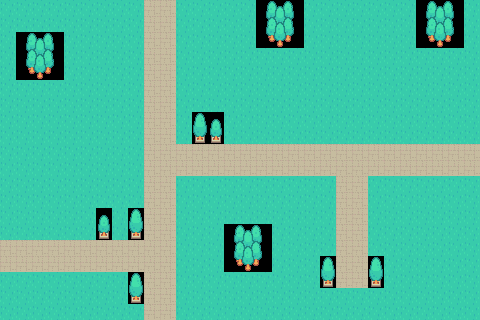

Below is a game level as drawn by its tile map, then a one-line description and the .tmx file that defines it, in full:
An orthogonal 30x20 tile map with 16x16 px tiles, 2 tile layers (ground, trees).

<map version="1.9" tiledversion="1.9.2" orientation="orthogonal" renderorder="right-down" width="30" height="20" tilewidth="16" tileheight="16" infinite="0" nextlayerid="3" nextobjectid="1">
 <tileset firstgid="1" name="test-tileset" tilewidth="16" tileheight="16" tilecount="54" columns="9">
  <image source="tileset.png" trans="000000" width="144" height="96" />
 </tileset>
 <layer id="2" name="ground" width="30" height="20">
  <data encoding="csv">
11,11,11,11,11,11,11,11,11,14,14,11,11,11,11,11,11,11,11,11,11,11,11,11,11,11,11,11,11,11,
11,11,11,11,11,11,11,11,11,14,14,11,11,11,11,11,11,11,11,11,11,11,11,11,11,11,11,11,11,11,
11,11,11,11,11,11,11,11,11,14,14,11,11,11,11,11,11,11,11,11,11,11,11,11,11,11,11,11,11,11,
11,11,11,11,11,11,11,11,11,14,14,11,11,11,11,11,11,11,11,11,11,11,11,11,11,11,11,11,11,11,
11,11,11,11,11,11,11,11,11,14,14,11,11,11,11,11,11,11,11,11,11,11,11,11,11,11,11,11,11,11,
11,11,11,11,11,11,11,11,11,14,14,11,11,11,11,11,11,11,11,11,11,11,11,11,11,11,11,11,11,11,
11,11,11,11,11,11,11,11,11,14,14,11,11,11,11,11,11,11,11,11,11,11,11,11,11,11,11,11,11,11,
11,11,11,11,11,11,11,11,11,14,14,11,11,11,11,11,11,11,11,11,11,11,11,11,11,11,11,11,11,11,
11,11,11,11,11,11,11,11,11,14,14,11,11,11,11,11,11,11,11,11,11,11,11,11,11,11,11,11,11,11,
11,11,11,11,11,11,11,11,11,14,14,14,14,14,14,14,14,14,14,14,14,14,14,14,14,14,14,14,14,14,
11,11,11,11,11,11,11,11,11,14,14,14,14,14,14,14,14,14,14,14,14,14,14,14,14,14,14,14,14,14,
11,11,11,11,11,11,11,11,11,14,14,11,11,11,11,11,11,11,11,11,11,14,14,11,11,11,11,11,11,11,
11,11,11,11,11,11,11,11,11,14,14,11,11,11,11,11,11,11,11,11,11,14,14,11,11,11,11,11,11,11,
11,11,11,11,11,11,11,11,11,14,14,11,11,11,11,11,11,11,11,11,11,14,14,11,11,11,11,11,11,11,
11,11,11,11,11,11,11,11,11,14,14,11,11,11,11,11,11,11,11,11,11,14,14,11,11,11,11,11,11,11,
14,14,14,14,14,14,14,14,14,14,14,11,11,11,11,11,11,11,11,11,11,14,14,11,11,11,11,11,11,11,
14,14,14,14,14,14,14,14,14,14,14,11,11,11,11,11,11,11,11,11,11,14,14,11,11,11,11,11,11,11,
11,11,11,11,11,11,11,11,11,14,14,11,11,11,11,11,11,11,11,11,11,14,14,11,11,11,11,11,11,11,
11,11,11,11,11,11,11,11,11,14,14,11,11,11,11,11,11,11,11,11,11,11,11,11,11,11,11,11,11,11,
11,11,11,11,11,11,11,11,11,14,14,11,11,11,11,11,11,11,11,11,11,11,11,11,11,11,11,11,11,11
</data>
 </layer>
 <layer id="1" name="trees" width="30" height="20">
  <data encoding="csv">
0,0,0,0,0,0,0,0,0,0,0,0,0,0,0,0,33,34,35,0,0,0,0,0,0,0,33,34,35,0,
0,0,0,0,0,0,0,0,0,0,0,0,0,0,0,0,42,43,44,0,0,0,0,0,0,0,42,43,44,0,
0,33,34,35,0,0,0,0,0,0,0,0,0,0,0,0,51,52,53,0,0,0,0,0,0,0,51,52,53,0,
0,42,43,44,0,0,0,0,0,0,0,0,0,0,0,0,0,0,0,0,0,0,0,0,0,0,0,0,0,0,
0,51,52,53,0,0,0,0,0,0,0,0,0,0,0,0,0,0,0,0,0,0,0,0,0,0,0,0,0,0,
0,0,0,0,0,0,0,0,0,0,0,0,0,0,0,0,0,0,0,0,0,0,0,0,0,0,0,0,0,0,
0,0,0,0,0,0,0,0,0,0,0,0,0,0,0,0,0,0,0,0,0,0,0,0,0,0,0,0,0,0,
0,0,0,0,0,0,0,0,0,0,0,0,31,32,0,0,0,0,0,0,0,0,0,0,0,0,0,0,0,0,
0,0,0,0,0,0,0,0,0,0,0,0,49,50,0,0,0,0,0,0,0,0,0,0,0,0,0,0,0,0,
0,0,0,0,0,0,0,0,0,0,0,0,0,0,0,0,0,0,0,0,0,0,0,0,0,0,0,0,0,0,
0,0,0,0,0,0,0,0,0,0,0,0,0,0,0,0,0,0,0,0,0,0,0,0,0,0,0,0,0,0,
0,0,0,0,0,0,0,0,0,0,0,0,0,0,0,0,0,0,0,0,0,0,0,0,0,0,0,0,0,0,
0,0,0,0,0,0,0,0,0,0,0,0,0,0,0,0,0,0,0,0,0,0,0,0,0,0,0,0,0,0,
0,0,0,0,0,0,32,0,31,0,0,0,0,0,0,0,0,0,0,0,0,0,0,0,0,0,0,0,0,0,
0,0,0,0,0,0,50,0,49,0,0,0,0,0,33,34,35,0,0,0,0,0,0,0,0,0,0,0,0,0,
0,0,0,0,0,0,0,0,0,0,0,0,0,0,42,43,44,0,0,0,0,0,0,0,0,0,0,0,0,0,
0,0,0,0,0,0,0,0,0,0,0,0,0,0,51,52,53,0,0,0,31,0,0,31,0,0,0,0,0,0,
0,0,0,0,0,0,0,0,31,0,0,0,0,0,0,0,0,0,0,0,49,0,0,49,0,0,0,0,0,0,
0,0,0,0,0,0,0,0,49,0,0,0,0,0,0,0,0,0,0,0,0,0,0,0,0,0,0,0,0,0,
0,0,0,0,0,0,0,0,0,0,0,0,0,0,0,0,0,0,0,0,0,0,0,0,0,0,0,0,0,0
</data>
 </layer>
</map>